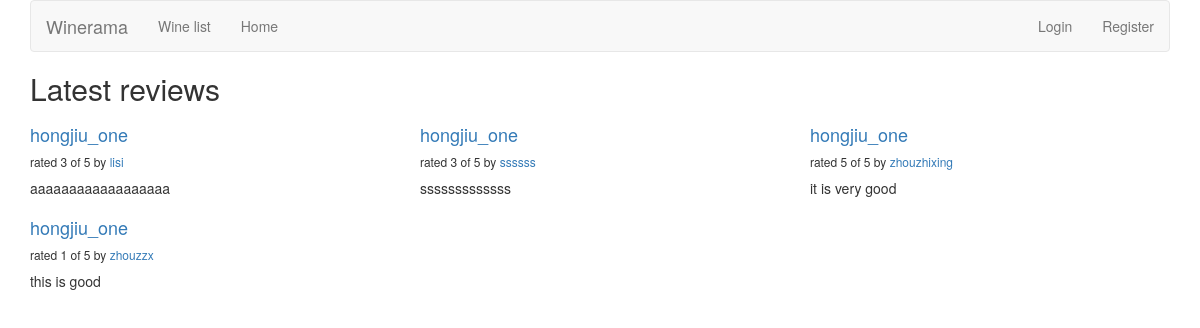
The app's page /reviews/ with its own data.
### reviews/models.py (models this page shows, shortened)
class Review(models.Model):
    RATING_CHOICES = (
        (1, '1'),
        (2, '2'),
        (3, '3'),
        (4, '4'),
        (5, '5'),
    )
    wine = models.ForeignKey(Wine)
    pub_date = models.DateTimeField('date published')
    user_name = models.CharField(max_length=100)
    comment = models.CharField(max_length=200)
    rating = models.IntegerField(choices=RATING_CHOICES)

class Wine(models.Model):
    name = models.CharField(max_length=200)

### reviews/views.py (the view)
def review_list(request):
    latest_review_list = Review.objects.order_by('-pub_date')[:9]
    context = {'latest_review_list':latest_review_list}
    return render(request, 'reviews/review_list.html', context)

### reviews/templates/reviews/review_list.html
{% extends 'base.html' %}
{% block title %}
<h2>Latest reviews</h2>
{% endblock %}
{% block content %}
{% if latest_review_list %}
<div class="row">
    {% for review in latest_review_list %}
    <div class="col-xs-6 col-lg-4">
        <h4><a href="{% url 'reviews:review_detail' review.id %}">
        {{ review.wine.name }}
        </a></h4>
        <h6>rated {{ review.rating }} of 5 by <a href="{% url 'reviews:user_review_list' review.user_name %}"> {{ review.user_name }} </a></h6>
        <p>{{ review.comment }}</p>
    </div>
    {% endfor %}
</div>
{% else %}
<p>No reviews are available.</p>
{% endif %}
{% endblock %}

### records on screen
Review: wine.name "hongjiu_one", rating "3", user_name "lisi", comment "aaaaaaaaaaaaaaaaaa"
Review: wine.name "hongjiu_one", rating "3", user_name "ssssss", comment "sssssssssssss"
Review: wine.name "hongjiu_one", rating "5", user_name "zhouzhixing", comment "it is very good"
Review: wine.name "hongjiu_one", rating "1", user_name "zhouzzx", comment "this is good"
